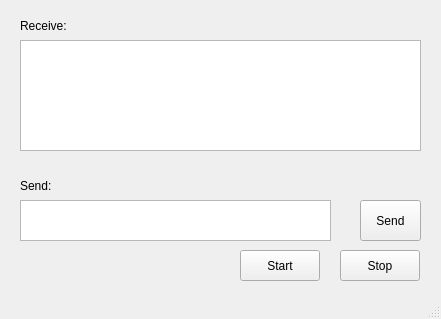
<?xml version="1.0" encoding="UTF-8"?>
<ui version="4.0">
 <class>MainWindow</class>
 <widget class="QMainWindow" name="MainWindow">
  <property name="geometry">
   <rect>
    <x>0</x>
    <y>0</y>
    <width>441</width>
    <height>319</height>
   </rect>
  </property>
  <property name="windowTitle">
   <string>MainWindow</string>
  </property>
  <widget class="QWidget" name="centralwidget">
   <widget class="QPushButton" name="startBtn">
    <property name="geometry">
     <rect>
      <x>240</x>
      <y>250</y>
      <width>80</width>
      <height>31</height>
     </rect>
    </property>
    <property name="text">
     <string>Start</string>
    </property>
   </widget>
   <widget class="QPushButton" name="stopBtn">
    <property name="geometry">
     <rect>
      <x>340</x>
      <y>250</y>
      <width>80</width>
      <height>31</height>
     </rect>
    </property>
    <property name="text">
     <string>Stop</string>
    </property>
   </widget>
   <widget class="QTextEdit" name="textEdit">
    <property name="geometry">
     <rect>
      <x>20</x>
      <y>40</y>
      <width>401</width>
      <height>111</height>
     </rect>
    </property>
   </widget>
   <widget class="QTextEdit" name="sendInput">
    <property name="geometry">
     <rect>
      <x>20</x>
      <y>200</y>
      <width>311</width>
      <height>41</height>
     </rect>
    </property>
   </widget>
   <widget class="QPushButton" name="sendBtn">
    <property name="geometry">
     <rect>
      <x>360</x>
      <y>200</y>
      <width>61</width>
      <height>41</height>
     </rect>
    </property>
    <property name="text">
     <string>Send</string>
    </property>
   </widget>
   <widget class="QLabel" name="label">
    <property name="geometry">
     <rect>
      <x>20</x>
      <y>20</y>
      <width>54</width>
      <height>12</height>
     </rect>
    </property>
    <property name="text">
     <string>Receive:</string>
    </property>
   </widget>
   <widget class="QLabel" name="label_2">
    <property name="geometry">
     <rect>
      <x>20</x>
      <y>180</y>
      <width>54</width>
      <height>12</height>
     </rect>
    </property>
    <property name="text">
     <string>Send:</string>
    </property>
   </widget>
  </widget>
  <widget class="QMenuBar" name="menubar">
   <property name="geometry">
    <rect>
     <x>0</x>
     <y>0</y>
     <width>441</width>
     <height>20</height>
    </rect>
   </property>
  </widget>
  <widget class="QStatusBar" name="statusbar"/>
 </widget>
 <resources/>
 <connections/>
</ui>
